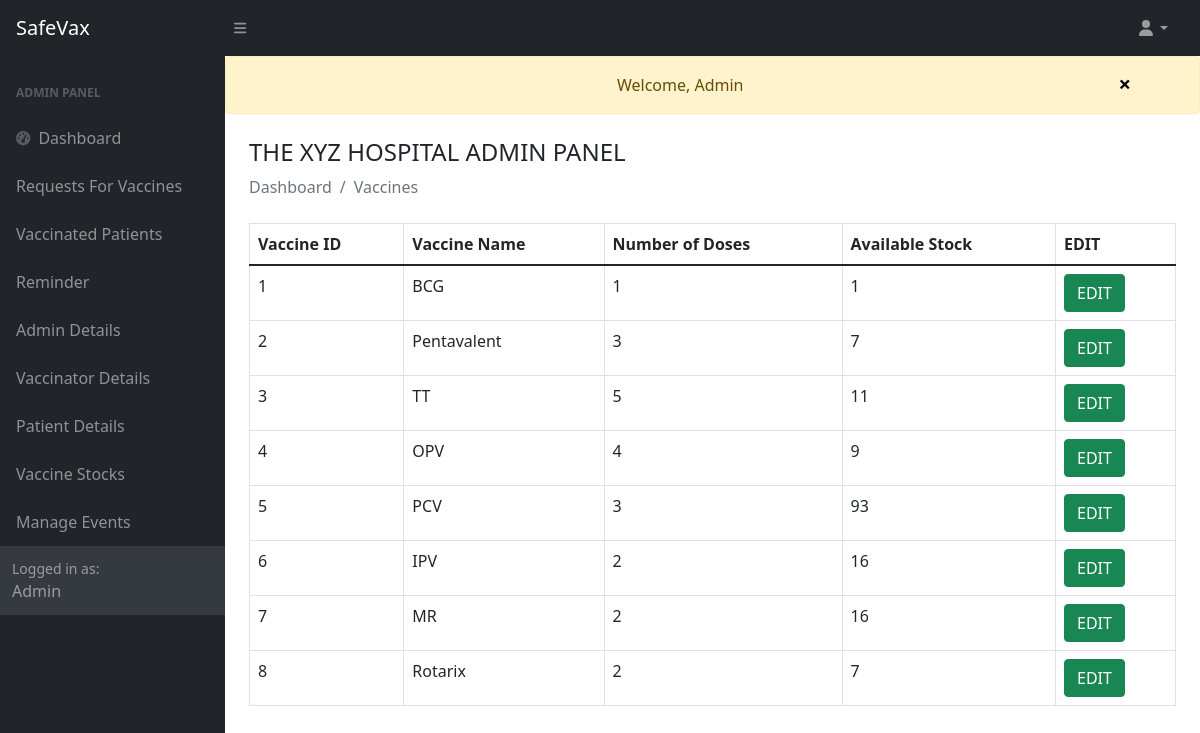
Page /admin/view-vaccine.php (signed in) on the committed database.
### tables this page shows
CREATE TABLE `vaccine` (
  `v_id` int(191) NOT NULL,
  `v_name` varchar(191) NOT NULL,
  `totaldose` int(191) NOT NULL,
  `availability` bigint(255) NOT NULL
);

### admin/view-vaccine.php (the view, shortened to what this page needs)
<?php
include('authentication.php');
include('includes/header.php');
include('../message.php');
?>
<div class="container-fluid px-4">
<h4 class="mt-4">THE XYZ HOSPITAL ADMIN PANEL</h4>
        <ol class="breadcrumb mb-4">
            <li class="breadcrumb-item active">Dashboard</li>
            <li class="breadcrumb-item active">Vaccines</li>
        </ol>
            <div class="table-responsive">
            <?php
                $query = "SELECT * FROM vaccine";
                $query_run = mysqli_query($con, $query);
            ?>
                <table class="table table-bordered" id="dataTable" width="100%" cellspacing="0">
                    <thead>
                        <tr>
                            <th>Vaccine ID </th>
                            <th>Vaccine Name </th>
                            <th>Number of Doses </th>
                            <th>Available Stock</th>
                            <th>EDIT</th>
                        </tr>
                    </thead>
                    <tbody>
                        <?php
                        if(mysqli_num_rows($query_run) > 0)
                        {
                            while($row = mysqli_fetch_assoc($query_run))
                            {
                        ?>
                            <tr>
                                <td><?php  echo $row['v_id']; ?></td>
                                <td><?php  echo $row['v_name']; ?></td>
                                <td><?php  echo $row['totaldose']; ?></td>
                                <td><?php  echo $row['availability']; ?></td>
                                <td>
                                    <form action="edit-vac.php" method="POST">
                                        <button type="submit" name="edit_btn" class="btn btn-success"> EDIT</button>
                                    </form>
                                </td>
                            </tr>
                        <?php
                            }
                        }
                        else {
                            echo "No Record Found";
                        }
                        ?>
                    </tbody>
                </table>
            </div>
        </div>
    </div>
</div>
<?php
include('includes/scripts.php');
?>

### rows in the picture
vaccine: v_id "1", v_name "BCG", totaldose "1", availability "1"
vaccine: v_id "2", v_name "Pentavalent", totaldose "3", availability "7"
vaccine: v_id "3", v_name "TT", totaldose "5", availability "11"
vaccine: v_id "4", v_name "OPV", totaldose "4", availability "9"
vaccine: v_id "5", v_name "PCV", totaldose "3", availability "93"
vaccine: v_id "6", v_name "IPV", totaldose "2", availability "16"
vaccine: v_id "7", v_name "MR", totaldose "2", availability "16"
vaccine: v_id "8", v_name "Rotarix", totaldose "2", availability "7"

### other values in the picture
$_SESSION['message'] "Welcome, Admin"
